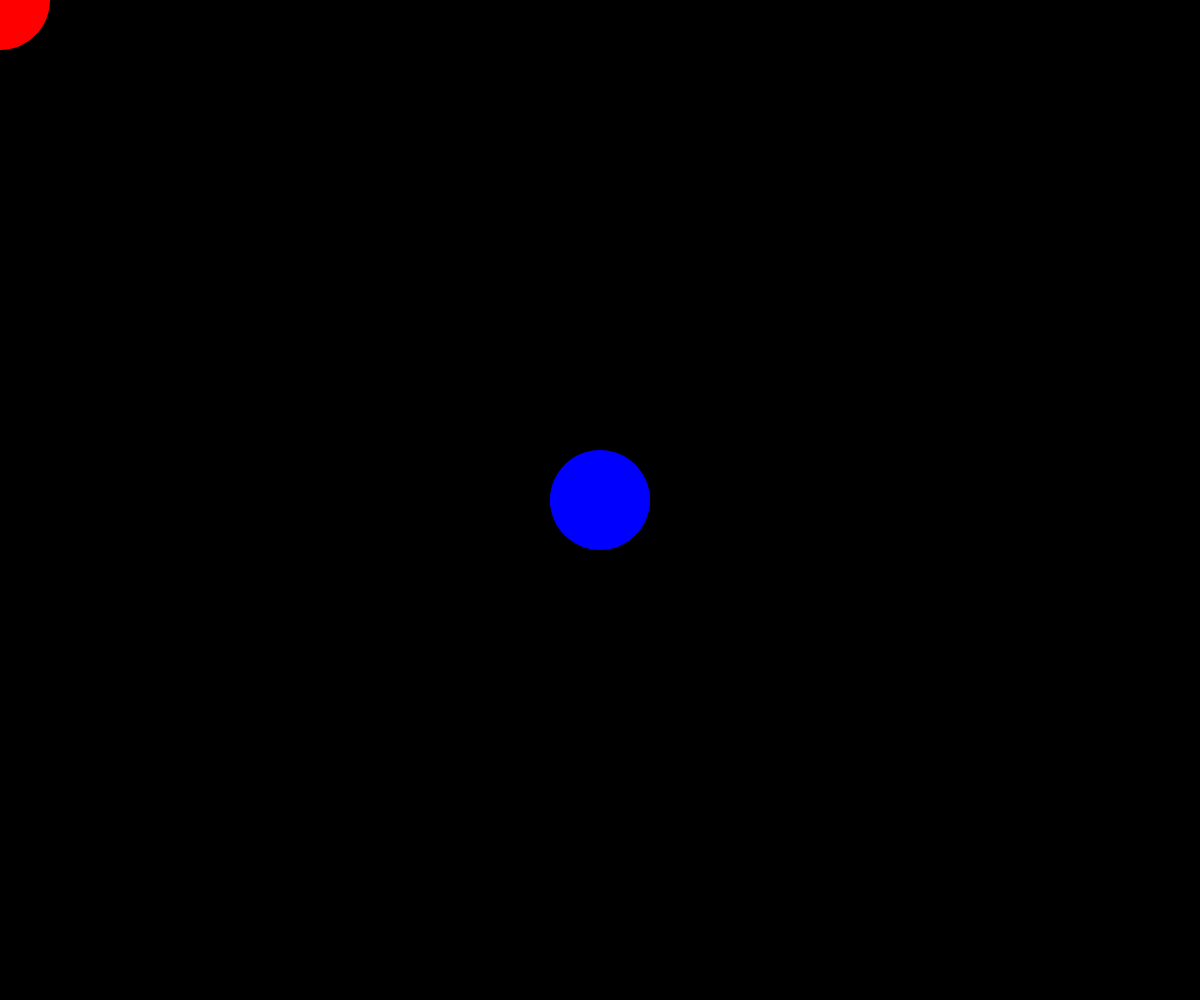
Frame 1 (no input)
Frame 60 (no input): identical to frame 1, image omitted
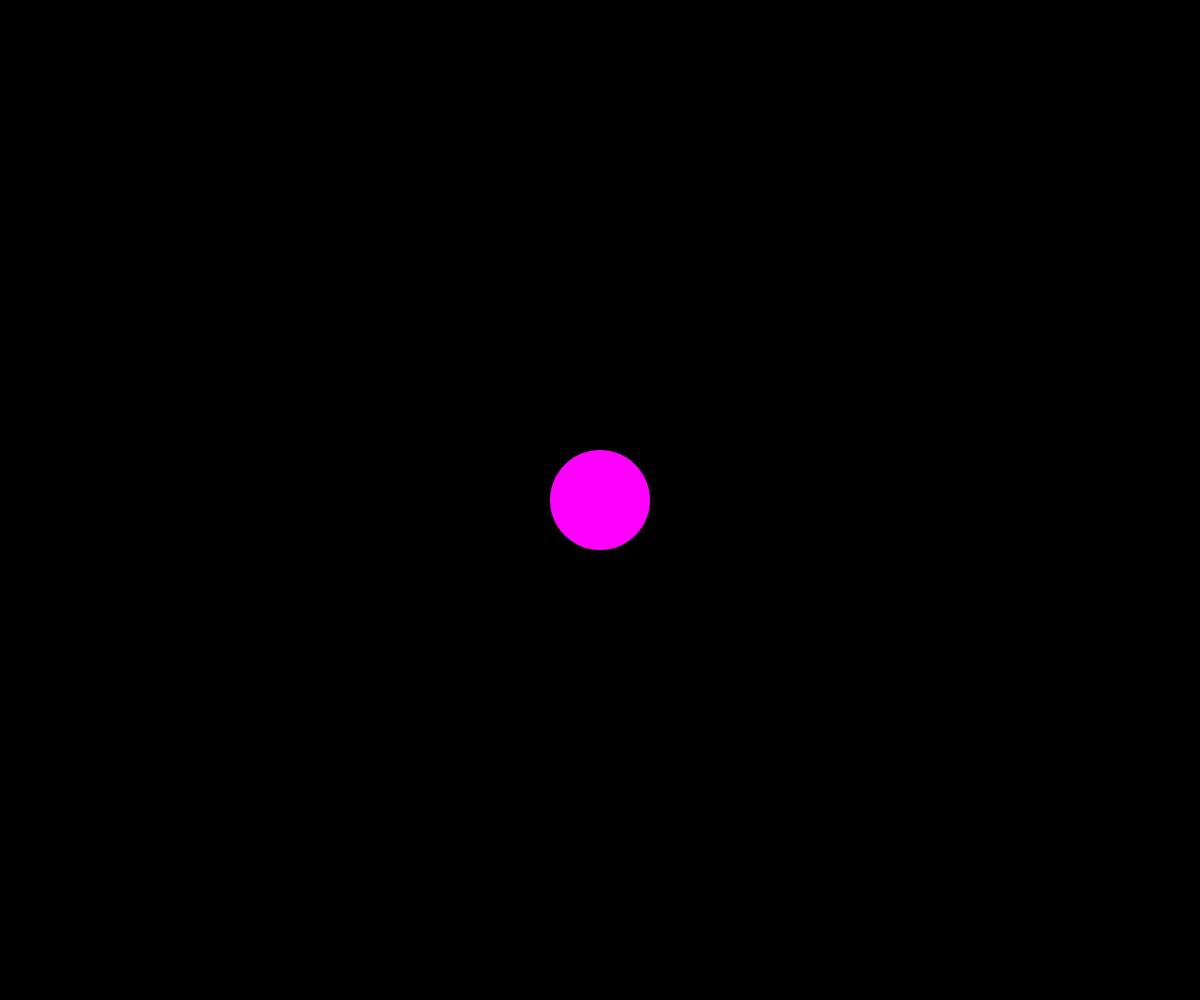
Frame 120 (the mouse pressed at the canvas centre since frame 60)

The p5.js sketch that drew these frames (run headless with seeded random() and noise() and a simulated clock; from frame 60 on, the mouse is pressed at the canvas centre):

// p5.js sketch
// ── sketch.js
function setup() {
  createCanvas(windowWidth,windowHeight);
}

function draw() {
  //blendMode(BLEND)
  clear()
  background(0);
  blendMode(SCREEN)
  fill(255,0,0)
  circle(mouseX,mouseY,100);
  fill(0,0,255);
  circle(width/2,height/2,100);
  //eye diameter responds to canvas width
  circle(width/2-20,height/2,width/20)
  circle(width/2+20,height/2,width/20)
}

function windowResized(){
   resizeCanvas(windowWidth,windowHeight);
}
